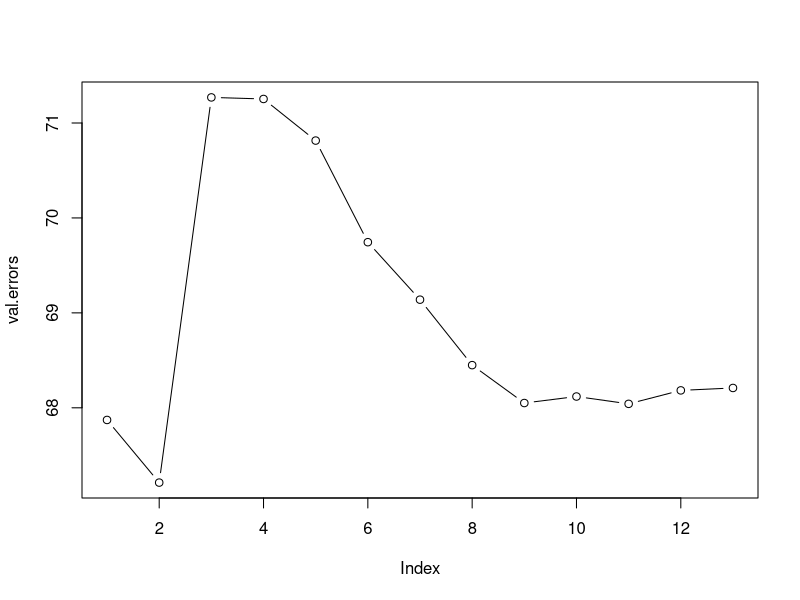

Here is the R script that generated this plot: (Note: this script raises an error after producing the figure.)
rm(list=ls())

library(MASS)
data(Boston)
attach(Boston)

# We will now try to predict per capita crime rate in the Boston data
# set.
# (a) Try out some of the regression methods explored in this chapter,
# such as best subset selection, the lasso, ridge regression, and
# PCR. Present and discuss results for the approaches that you
# consider.




#splitting data to training and tests set
set.seed(333)

train <- sample(1:nrow(Boston), nrow(Boston)*0.80)

######Best subset selection
library(leaps)
best_subset <- regsubsets(crim ~., data=Boston[train,], nvmax=13)
summary(best_subset)

#using validation set approach to pick the best model
test_matrix <- model.matrix(crim~., data=Boston[-train,])

val.errors <- rep(NA,13)
for (i in 1:13) {
  coefi <- coef(best_subset,id=i) # Extract the formula used when we called regsubsets()
  pred <- test_matrix[,names(coefi)] %*% coefi # Extract the coefficients of the ith model
  val.errors[i] <- mean((Boston$crim[-train]-pred)^2) #MSE for each model
}

# P.S.: %*% is a multiplication operator for matrices

which.min(val.errors)

plot(val.errors,type= 'b')
coef(best_subset, 9)
(best_subset_mse <- val.errors[2])

##########Choose the model using cross-validation with best subset method
predict.regsubsets <- function (object, newdata, id,...){
  form<-as.formula(object$call [[2]])
  mat<-model.matrix(form,newdata)
  coefi<-coef(object, id=id)
  xvars<-names(coefi)
  mat[,xvars]%*%coefi
}

k <- 10
set.seed(333)
folds <- sample(1:k,nrow(Boston), replace=TRUE)
cv.errors <- matrix(NA,k,13, dimnames=list(NULL, paste(1:13)))

for(j in 1:k){
  best.fit=regsubsets(crim~., data=Boston[folds!=j, ], nvmax=13)
  for(i in 1:13) {
    pred=predict(best.fit,Boston[folds==j,],id=i)
    cv.errors[j,i]=mean((Boston$crim[folds==j]-pred)^2)
  }
}

(mean.cv.errors <- apply(cv.errors,2,mean))
plot(mean.cv.errors, type="b")
which.min(mean.cv.errors)
#lowest is at 12 but we can use 9 instead as the
#errors are quite similar and we are parsimonious
(best_subset_mse_cv <- mean.cv.errors[9])
#43.6168

#######Lasso Regression
library(glmnet)
set.seed(333)

x <- model.matrix(crim~., Boston)[, -1]
y <- Boston$crim

lasso.fit <- glmnet(x[train, ], y[train], alpha=1)
cv.lasso.fit <- cv.glmnet(x[train, ], y[train], alpha=1)
plot(cv.lasso.fit)
(bestlam.lasso <- cv.lasso.fit$lambda.min)
#0.05101479

lasso.pred <- predict(lasso.fit, s=bestlam.lasso, newx=x[-train,]) 
(lasso.error <- mean((lasso.pred-y[-train])^2))
#lasso mse = 68.51329



########Ridge Regression
ridge.fit <- glmnet(x[train, ], y[train], alpha=0)
cv.ridge.fit <- cv.glmnet(x[train, ], y[train], alpha=0)
plot(cv.ridge.fit)

(bestlam.ridge <- cv.ridge.fit$lambda.min)
#0.5344389

ridge.pred <- predict(ridge.fit, s=bestlam.ridge, newx=x[-train,]) 
(ridge.error <- mean((ridge.pred-y[-train])^2))
#lasso mse = 69.43538



###PCR
install.packages("pls")
library(pls)
set.seed(333)

pcr.fit <- pcr(crim~., data=Boston, subset=train, scale=TRUE, validation ="CV")
summary(pcr.fit)
validationplot(pcr.fit, val.type="MSEP")
#lowest MSE at 13. But we see that it is very similar to 8-13.
#Hence for parsinmony, we pick 8 variables

pcr.pred <- predict(pcr.fit, x[-train,], ncomp=13) 
y.test <- crim[-train]
(pcr.error <- mean((pcr.pred-y.test)^2))
#PCR MSE = 68.20879


# (b) Propose a model (or set of models) that seem to perform well on
# this data set, and justify your answer. Make sure that you are
# evaluating model performance using validation set error, crossvalidation, or some other reasonable alternative, as opposed to
# using training error.


#########Model to see the best subset
errors <- c(best_subset_mse, lasso.error, ridge.error, pcr.error)
names(errors) <- c("best_subset_mse", "lasso.error", "ridge.error", "pcr.error")
barplot(sort(errors, decreasing = F))
#Picking lowest mse model: which is best subset MSE


# (c) Does your chosen model involve all of the features in the data
# set? Why or why not?

########Best Subset Mode info

#MSE: 67.21199

#########Model to see the best subset
errors <- c(best_subset_mse, best_subset_mse_cv, lasso.error, ridge.error, pcr.error)
names(errors) <- c("best_subset_mse", "best_subset_mse_cv", "lasso.error", "ridge.error", "pcr.error")
barplot(sort(errors, decreasing = F))
#Picking lowest mse model: which is best subset MSE


# (c) Does your chosen model involve all of the features in the data
# set? Why or why not?

########Best Subset Mode info

#MSE: 67.21199

#No, The dataset had 12 variables (excluding crime) and we have 9 variables
#as mentioned below. Although its MSE was similar to the full 13 variable model,
#the 9 variables model was revealing similar MSE. Hence to follow the parsimonius 
#principle, the model with similar success rate but with least variables was chosen

# (Intercept)          zn       indus         nox         dis         rad 
# 17.91831317  0.04007497 -0.10561950 -8.58235521 -0.84508484  0.49883640 
# ptratio       black       lstat        medv 
# -0.22308937 -0.01410997  0.15806233 -0.14477712 
